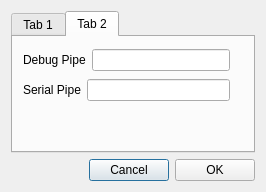
<?xml version="1.0" encoding="UTF-8"?>
<ui version="4.0">
 <class>PreferencesDialog</class>
 <widget class="QDialog" name="PreferencesDialog">
  <property name="geometry">
   <rect>
    <x>0</x>
    <y>0</y>
    <width>266</width>
    <height>192</height>
   </rect>
  </property>
  <property name="windowTitle">
   <string>Dialog</string>
  </property>
  <layout class="QVBoxLayout" name="verticalLayout">
   <item>
    <widget class="QTabWidget" name="tabWidget">
     <property name="currentIndex">
      <number>1</number>
     </property>
     <widget class="QWidget" name="generalTab">
      <attribute name="title">
       <string>Tab 1</string>
      </attribute>
      <widget class="QWidget" name="horizontalLayoutWidget_2">
       <property name="geometry">
        <rect>
         <x>20</x>
         <y>10</y>
         <width>168</width>
         <height>32</height>
        </rect>
       </property>
       <layout class="QHBoxLayout" name="horizontalLayout_2">
        <item>
         <widget class="QLabel" name="languageLabel">
          <property name="text">
           <string>Language</string>
          </property>
         </widget>
        </item>
        <item>
         <widget class="QComboBox" name="languageCombo"/>
        </item>
       </layout>
      </widget>
      <widget class="QWidget" name="horizontalLayoutWidget_3">
       <property name="geometry">
        <rect>
         <x>20</x>
         <y>50</y>
         <width>168</width>
         <height>31</height>
        </rect>
       </property>
       <layout class="QHBoxLayout" name="horizontalLayout_3">
        <item>
         <widget class="QLabel" name="themeLabel">
          <property name="text">
           <string>Theme</string>
          </property>
         </widget>
        </item>
        <item>
         <widget class="QComboBox" name="themeCombo"/>
        </item>
       </layout>
      </widget>
     </widget>
     <widget class="QWidget" name="ConnectionTab">
      <attribute name="title">
       <string>Tab 2</string>
      </attribute>
      <widget class="QWidget" name="">
       <property name="geometry">
        <rect>
         <x>10</x>
         <y>10</y>
         <width>207</width>
         <height>58</height>
        </rect>
       </property>
       <layout class="QVBoxLayout" name="verticalLayout_2">
        <item>
         <layout class="QHBoxLayout" name="horizontalLayout_4">
          <item>
           <widget class="QLabel" name="pipeLabel">
            <property name="text">
             <string>Debug Pipe</string>
            </property>
           </widget>
          </item>
          <item>
           <widget class="QLineEdit" name="pipeLine"/>
          </item>
         </layout>
        </item>
        <item>
         <layout class="QHBoxLayout" name="horizontalLayout_5">
          <item>
           <widget class="QLabel" name="serialLabel">
            <property name="text">
             <string>Serial Pipe</string>
            </property>
           </widget>
          </item>
          <item>
           <widget class="QLineEdit" name="serialLine"/>
          </item>
         </layout>
        </item>
       </layout>
      </widget>
     </widget>
    </widget>
   </item>
   <item>
    <layout class="QHBoxLayout" name="horizontalLayout">
     <item>
      <spacer name="horizontalSpacer">
       <property name="orientation">
        <enum>Qt::Orientation::Horizontal</enum>
       </property>
       <property name="sizeHint" stdset="0">
        <size>
         <width>40</width>
         <height>20</height>
        </size>
       </property>
      </spacer>
     </item>
     <item>
      <widget class="QPushButton" name="cancelButton">
       <property name="text">
        <string>Cancel</string>
       </property>
      </widget>
     </item>
     <item>
      <widget class="QPushButton" name="okButton">
       <property name="text">
        <string>OK</string>
       </property>
      </widget>
     </item>
    </layout>
   </item>
  </layout>
 </widget>
 <resources/>
 <connections/>
</ui>
